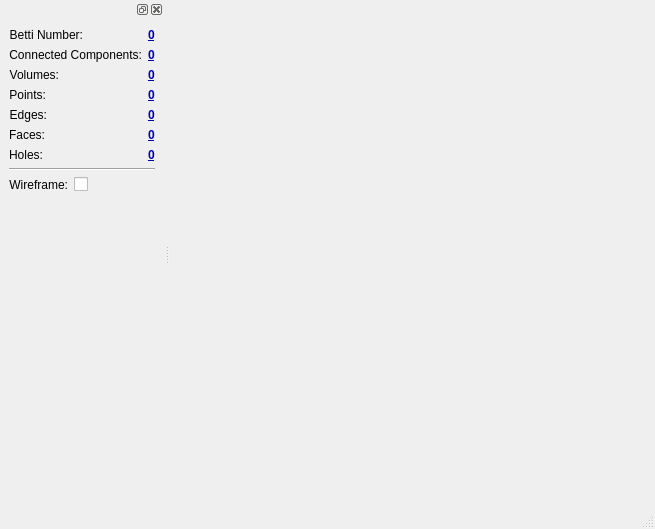
<?xml version="1.0" encoding="UTF-8"?>
<ui version="4.0">
 <class>GeoFracGUI</class>
 <widget class="QMainWindow" name="GeoFracGUI">
  <property name="geometry">
   <rect>
    <x>0</x>
    <y>0</y>
    <width>655</width>
    <height>529</height>
   </rect>
  </property>
  <property name="windowTitle">
   <string>MainWindow</string>
  </property>
  <widget class="QWidget" name="centralwidget">
   <layout class="QVBoxLayout" name="verticalLayout">
    <property name="margin">
     <number>0</number>
    </property>
    <item>
     <widget class="GLWidget" name="widget" native="true">
      <property name="sizePolicy">
       <sizepolicy hsizetype="Expanding" vsizetype="Preferred">
        <horstretch>0</horstretch>
        <verstretch>0</verstretch>
       </sizepolicy>
      </property>
      <property name="focusPolicy">
       <enum>Qt::StrongFocus</enum>
      </property>
     </widget>
    </item>
   </layout>
  </widget>
  <widget class="QMenuBar" name="menubar">
   <property name="geometry">
    <rect>
     <x>0</x>
     <y>0</y>
     <width>655</width>
     <height>22</height>
    </rect>
   </property>
  </widget>
  <widget class="QStatusBar" name="statusbar"/>
  <widget class="QDockWidget" name="dockWidget">
   <attribute name="dockWidgetArea">
    <number>1</number>
   </attribute>
   <widget class="QWidget" name="dockWidgetContents">
    <layout class="QVBoxLayout" name="verticalLayout_2">
     <item>
      <layout class="QFormLayout" name="formLayout">
       <item row="0" column="0">
        <widget class="QLabel" name="label_6">
         <property name="text">
          <string>Betti Number:</string>
         </property>
         <property name="alignment">
          <set>Qt::AlignRight|Qt::AlignTrailing|Qt::AlignVCenter</set>
         </property>
        </widget>
       </item>
       <item row="0" column="1">
        <widget class="QLabel" name="isPlanarLabel_2">
         <property name="palette">
          <palette>
           <active>
            <colorrole role="WindowText">
             <brush brushstyle="SolidPattern">
              <color alpha="255">
               <red>0</red>
               <green>1</green>
               <blue>173</blue>
              </color>
             </brush>
            </colorrole>
            <colorrole role="Text">
             <brush brushstyle="SolidPattern">
              <color alpha="255">
               <red>0</red>
               <green>1</green>
               <blue>173</blue>
              </color>
             </brush>
            </colorrole>
           </active>
           <inactive>
            <colorrole role="WindowText">
             <brush brushstyle="SolidPattern">
              <color alpha="255">
               <red>0</red>
               <green>1</green>
               <blue>173</blue>
              </color>
             </brush>
            </colorrole>
            <colorrole role="Text">
             <brush brushstyle="SolidPattern">
              <color alpha="255">
               <red>0</red>
               <green>1</green>
               <blue>173</blue>
              </color>
             </brush>
            </colorrole>
           </inactive>
           <disabled>
            <colorrole role="WindowText">
             <brush brushstyle="SolidPattern">
              <color alpha="255">
               <red>67</red>
               <green>69</green>
               <blue>69</blue>
              </color>
             </brush>
            </colorrole>
            <colorrole role="Text">
             <brush brushstyle="SolidPattern">
              <color alpha="255">
               <red>67</red>
               <green>69</green>
               <blue>69</blue>
              </color>
             </brush>
            </colorrole>
           </disabled>
          </palette>
         </property>
         <property name="font">
          <font>
           <weight>75</weight>
           <bold>true</bold>
           <underline>true</underline>
          </font>
         </property>
         <property name="frameShape">
          <enum>QFrame::NoFrame</enum>
         </property>
         <property name="frameShadow">
          <enum>QFrame::Plain</enum>
         </property>
         <property name="text">
          <string>0</string>
         </property>
        </widget>
       </item>
       <item row="1" column="0">
        <widget class="QLabel" name="label_7">
         <property name="text">
          <string>Connected Components:</string>
         </property>
         <property name="alignment">
          <set>Qt::AlignRight|Qt::AlignTrailing|Qt::AlignVCenter</set>
         </property>
        </widget>
       </item>
       <item row="1" column="1">
        <widget class="QLabel" name="componentsLabel">
         <property name="palette">
          <palette>
           <active>
            <colorrole role="WindowText">
             <brush brushstyle="SolidPattern">
              <color alpha="255">
               <red>0</red>
               <green>1</green>
               <blue>173</blue>
              </color>
             </brush>
            </colorrole>
            <colorrole role="Text">
             <brush brushstyle="SolidPattern">
              <color alpha="255">
               <red>0</red>
               <green>1</green>
               <blue>173</blue>
              </color>
             </brush>
            </colorrole>
           </active>
           <inactive>
            <colorrole role="WindowText">
             <brush brushstyle="SolidPattern">
              <color alpha="255">
               <red>0</red>
               <green>1</green>
               <blue>173</blue>
              </color>
             </brush>
            </colorrole>
            <colorrole role="Text">
             <brush brushstyle="SolidPattern">
              <color alpha="255">
               <red>0</red>
               <green>1</green>
               <blue>173</blue>
              </color>
             </brush>
            </colorrole>
           </inactive>
           <disabled>
            <colorrole role="WindowText">
             <brush brushstyle="SolidPattern">
              <color alpha="255">
               <red>67</red>
               <green>69</green>
               <blue>69</blue>
              </color>
             </brush>
            </colorrole>
            <colorrole role="Text">
             <brush brushstyle="SolidPattern">
              <color alpha="255">
               <red>67</red>
               <green>69</green>
               <blue>69</blue>
              </color>
             </brush>
            </colorrole>
           </disabled>
          </palette>
         </property>
         <property name="font">
          <font>
           <weight>75</weight>
           <bold>true</bold>
           <underline>true</underline>
          </font>
         </property>
         <property name="frameShape">
          <enum>QFrame::NoFrame</enum>
         </property>
         <property name="frameShadow">
          <enum>QFrame::Plain</enum>
         </property>
         <property name="text">
          <string>0</string>
         </property>
        </widget>
       </item>
       <item row="2" column="0">
        <widget class="QLabel" name="label_8">
         <property name="text">
          <string>Volumes:</string>
         </property>
         <property name="alignment">
          <set>Qt::AlignRight|Qt::AlignTrailing|Qt::AlignVCenter</set>
         </property>
        </widget>
       </item>
       <item row="2" column="1">
        <widget class="QLabel" name="volumesLabel">
         <property name="palette">
          <palette>
           <active>
            <colorrole role="WindowText">
             <brush brushstyle="SolidPattern">
              <color alpha="255">
               <red>0</red>
               <green>1</green>
               <blue>173</blue>
              </color>
             </brush>
            </colorrole>
            <colorrole role="Text">
             <brush brushstyle="SolidPattern">
              <color alpha="255">
               <red>0</red>
               <green>1</green>
               <blue>173</blue>
              </color>
             </brush>
            </colorrole>
           </active>
           <inactive>
            <colorrole role="WindowText">
             <brush brushstyle="SolidPattern">
              <color alpha="255">
               <red>0</red>
               <green>1</green>
               <blue>173</blue>
              </color>
             </brush>
            </colorrole>
            <colorrole role="Text">
             <brush brushstyle="SolidPattern">
              <color alpha="255">
               <red>0</red>
               <green>1</green>
               <blue>173</blue>
              </color>
             </brush>
            </colorrole>
           </inactive>
           <disabled>
            <colorrole role="WindowText">
             <brush brushstyle="SolidPattern">
              <color alpha="255">
               <red>67</red>
               <green>69</green>
               <blue>69</blue>
              </color>
             </brush>
            </colorrole>
            <colorrole role="Text">
             <brush brushstyle="SolidPattern">
              <color alpha="255">
               <red>67</red>
               <green>69</green>
               <blue>69</blue>
              </color>
             </brush>
            </colorrole>
           </disabled>
          </palette>
         </property>
         <property name="font">
          <font>
           <weight>75</weight>
           <bold>true</bold>
           <underline>true</underline>
          </font>
         </property>
         <property name="frameShape">
          <enum>QFrame::NoFrame</enum>
         </property>
         <property name="frameShadow">
          <enum>QFrame::Plain</enum>
         </property>
         <property name="text">
          <string>0</string>
         </property>
        </widget>
       </item>
       <item row="3" column="0">
        <widget class="QLabel" name="label_9">
         <property name="text">
          <string>Points:</string>
         </property>
         <property name="alignment">
          <set>Qt::AlignRight|Qt::AlignTrailing|Qt::AlignVCenter</set>
         </property>
        </widget>
       </item>
       <item row="3" column="1">
        <widget class="QLabel" name="pointsLabel">
         <property name="palette">
          <palette>
           <active>
            <colorrole role="WindowText">
             <brush brushstyle="SolidPattern">
              <color alpha="255">
               <red>0</red>
               <green>1</green>
               <blue>173</blue>
              </color>
             </brush>
            </colorrole>
            <colorrole role="Text">
             <brush brushstyle="SolidPattern">
              <color alpha="255">
               <red>0</red>
               <green>1</green>
               <blue>173</blue>
              </color>
             </brush>
            </colorrole>
           </active>
           <inactive>
            <colorrole role="WindowText">
             <brush brushstyle="SolidPattern">
              <color alpha="255">
               <red>0</red>
               <green>1</green>
               <blue>173</blue>
              </color>
             </brush>
            </colorrole>
            <colorrole role="Text">
             <brush brushstyle="SolidPattern">
              <color alpha="255">
               <red>0</red>
               <green>1</green>
               <blue>173</blue>
              </color>
             </brush>
            </colorrole>
           </inactive>
           <disabled>
            <colorrole role="WindowText">
             <brush brushstyle="SolidPattern">
              <color alpha="255">
               <red>67</red>
               <green>69</green>
               <blue>69</blue>
              </color>
             </brush>
            </colorrole>
            <colorrole role="Text">
             <brush brushstyle="SolidPattern">
              <color alpha="255">
               <red>67</red>
               <green>69</green>
               <blue>69</blue>
              </color>
             </brush>
            </colorrole>
           </disabled>
          </palette>
         </property>
         <property name="font">
          <font>
           <weight>75</weight>
           <bold>true</bold>
           <underline>true</underline>
          </font>
         </property>
         <property name="frameShape">
          <enum>QFrame::NoFrame</enum>
         </property>
         <property name="frameShadow">
          <enum>QFrame::Plain</enum>
         </property>
         <property name="text">
          <string>0</string>
         </property>
        </widget>
       </item>
       <item row="4" column="0">
        <widget class="QLabel" name="label_11">
         <property name="text">
          <string>Edges:</string>
         </property>
         <property name="alignment">
          <set>Qt::AlignRight|Qt::AlignTrailing|Qt::AlignVCenter</set>
         </property>
        </widget>
       </item>
       <item row="4" column="1">
        <widget class="QLabel" name="edgesLabel">
         <property name="palette">
          <palette>
           <active>
            <colorrole role="WindowText">
             <brush brushstyle="SolidPattern">
              <color alpha="255">
               <red>0</red>
               <green>1</green>
               <blue>173</blue>
              </color>
             </brush>
            </colorrole>
            <colorrole role="Text">
             <brush brushstyle="SolidPattern">
              <color alpha="255">
               <red>0</red>
               <green>1</green>
               <blue>173</blue>
              </color>
             </brush>
            </colorrole>
           </active>
           <inactive>
            <colorrole role="WindowText">
             <brush brushstyle="SolidPattern">
              <color alpha="255">
               <red>0</red>
               <green>1</green>
               <blue>173</blue>
              </color>
             </brush>
            </colorrole>
            <colorrole role="Text">
             <brush brushstyle="SolidPattern">
              <color alpha="255">
               <red>0</red>
               <green>1</green>
               <blue>173</blue>
              </color>
             </brush>
            </colorrole>
           </inactive>
           <disabled>
            <colorrole role="WindowText">
             <brush brushstyle="SolidPattern">
              <color alpha="255">
               <red>67</red>
               <green>69</green>
               <blue>69</blue>
              </color>
             </brush>
            </colorrole>
            <colorrole role="Text">
             <brush brushstyle="SolidPattern">
              <color alpha="255">
               <red>67</red>
               <green>69</green>
               <blue>69</blue>
              </color>
             </brush>
            </colorrole>
           </disabled>
          </palette>
         </property>
         <property name="font">
          <font>
           <weight>75</weight>
           <bold>true</bold>
           <underline>true</underline>
          </font>
         </property>
         <property name="frameShape">
          <enum>QFrame::NoFrame</enum>
         </property>
         <property name="frameShadow">
          <enum>QFrame::Plain</enum>
         </property>
         <property name="text">
          <string>0</string>
         </property>
        </widget>
       </item>
       <item row="5" column="0">
        <widget class="QLabel" name="label_12">
         <property name="text">
          <string>Faces:</string>
         </property>
         <property name="alignment">
          <set>Qt::AlignRight|Qt::AlignTrailing|Qt::AlignVCenter</set>
         </property>
        </widget>
       </item>
       <item row="5" column="1">
        <widget class="QLabel" name="facesLabel">
         <property name="palette">
          <palette>
           <active>
            <colorrole role="WindowText">
             <brush brushstyle="SolidPattern">
              <color alpha="255">
               <red>0</red>
               <green>1</green>
               <blue>173</blue>
              </color>
             </brush>
            </colorrole>
            <colorrole role="Text">
             <brush brushstyle="SolidPattern">
              <color alpha="255">
               <red>0</red>
               <green>1</green>
               <blue>173</blue>
              </color>
             </brush>
            </colorrole>
           </active>
           <inactive>
            <colorrole role="WindowText">
             <brush brushstyle="SolidPattern">
              <color alpha="255">
               <red>0</red>
               <green>1</green>
               <blue>173</blue>
              </color>
             </brush>
            </colorrole>
            <colorrole role="Text">
             <brush brushstyle="SolidPattern">
              <color alpha="255">
               <red>0</red>
               <green>1</green>
               <blue>173</blue>
              </color>
             </brush>
            </colorrole>
           </inactive>
           <disabled>
            <colorrole role="WindowText">
             <brush brushstyle="SolidPattern">
              <color alpha="255">
               <red>67</red>
               <green>69</green>
               <blue>69</blue>
              </color>
             </brush>
            </colorrole>
            <colorrole role="Text">
             <brush brushstyle="SolidPattern">
              <color alpha="255">
               <red>67</red>
               <green>69</green>
               <blue>69</blue>
              </color>
             </brush>
            </colorrole>
           </disabled>
          </palette>
         </property>
         <property name="font">
          <font>
           <weight>75</weight>
           <bold>true</bold>
           <underline>true</underline>
          </font>
         </property>
         <property name="frameShape">
          <enum>QFrame::NoFrame</enum>
         </property>
         <property name="frameShadow">
          <enum>QFrame::Plain</enum>
         </property>
         <property name="text">
          <string>0</string>
         </property>
        </widget>
       </item>
       <item row="6" column="0">
        <widget class="QLabel" name="label_13">
         <property name="text">
          <string>Holes:</string>
         </property>
         <property name="alignment">
          <set>Qt::AlignRight|Qt::AlignTrailing|Qt::AlignVCenter</set>
         </property>
        </widget>
       </item>
       <item row="6" column="1">
        <widget class="QLabel" name="holesLabel">
         <property name="palette">
          <palette>
           <active>
            <colorrole role="WindowText">
             <brush brushstyle="SolidPattern">
              <color alpha="255">
               <red>0</red>
               <green>1</green>
               <blue>173</blue>
              </color>
             </brush>
            </colorrole>
            <colorrole role="Text">
             <brush brushstyle="SolidPattern">
              <color alpha="255">
               <red>0</red>
               <green>1</green>
               <blue>173</blue>
              </color>
             </brush>
            </colorrole>
           </active>
           <inactive>
            <colorrole role="WindowText">
             <brush brushstyle="SolidPattern">
              <color alpha="255">
               <red>0</red>
               <green>1</green>
               <blue>173</blue>
              </color>
             </brush>
            </colorrole>
            <colorrole role="Text">
             <brush brushstyle="SolidPattern">
              <color alpha="255">
               <red>0</red>
               <green>1</green>
               <blue>173</blue>
              </color>
             </brush>
            </colorrole>
           </inactive>
           <disabled>
            <colorrole role="WindowText">
             <brush brushstyle="SolidPattern">
              <color alpha="255">
               <red>67</red>
               <green>69</green>
               <blue>69</blue>
              </color>
             </brush>
            </colorrole>
            <colorrole role="Text">
             <brush brushstyle="SolidPattern">
              <color alpha="255">
               <red>67</red>
               <green>69</green>
               <blue>69</blue>
              </color>
             </brush>
            </colorrole>
           </disabled>
          </palette>
         </property>
         <property name="font">
          <font>
           <weight>75</weight>
           <bold>true</bold>
           <underline>true</underline>
          </font>
         </property>
         <property name="frameShape">
          <enum>QFrame::NoFrame</enum>
         </property>
         <property name="frameShadow">
          <enum>QFrame::Plain</enum>
         </property>
         <property name="text">
          <string>0</string>
         </property>
        </widget>
       </item>
      </layout>
     </item>
     <item>
      <widget class="Line" name="line">
       <property name="orientation">
        <enum>Qt::Horizontal</enum>
       </property>
      </widget>
     </item>
     <item>
      <layout class="QFormLayout" name="formLayout_2">
       <property name="fieldGrowthPolicy">
        <enum>QFormLayout::FieldsStayAtSizeHint</enum>
       </property>
       <item row="0" column="0">
        <widget class="QLabel" name="label_10">
         <property name="text">
          <string>Wireframe:</string>
         </property>
         <property name="alignment">
          <set>Qt::AlignRight|Qt::AlignTrailing|Qt::AlignVCenter</set>
         </property>
        </widget>
       </item>
       <item row="0" column="1">
        <widget class="QCheckBox" name="checkBox">
         <property name="text">
          <string/>
         </property>
        </widget>
       </item>
      </layout>
     </item>
     <item>
      <spacer name="verticalSpacer">
       <property name="orientation">
        <enum>Qt::Vertical</enum>
       </property>
       <property name="sizeHint" stdset="0">
        <size>
         <width>20</width>
         <height>284</height>
        </size>
       </property>
      </spacer>
     </item>
    </layout>
   </widget>
  </widget>
 </widget>
 <customwidgets>
  <customwidget>
   <class>GLWidget</class>
   <extends>QWidget</extends>
   <header location="global">glwidget.h</header>
   <container>1</container>
   <slots>
    <signal>zoomValueChanged(int)</signal>
    <signal>componentsChanged(QString)</signal>
    <signal>volumesChanged(QString)</signal>
    <signal>pointsChanged(QString)</signal>
    <signal>edgesChanged(QString)</signal>
    <signal>facesChanged(QString)</signal>
    <signal>holesChanged(QString)</signal>
    <signal>bettiNumberChanged(QString)</signal>
    <slot>setWireframe(bool)</slot>
   </slots>
  </customwidget>
 </customwidgets>
 <resources/>
 <connections>
  <connection>
   <sender>checkBox</sender>
   <signal>toggled(bool)</signal>
   <receiver>widget</receiver>
   <slot>setWireframe(bool)</slot>
   <hints>
    <hint type="sourcelabel">
     <x>155</x>
     <y>269</y>
    </hint>
    <hint type="destinationlabel">
     <x>284</x>
     <y>186</y>
    </hint>
   </hints>
  </connection>
  <connection>
   <sender>widget</sender>
   <signal>componentsChanged(QString)</signal>
   <receiver>componentsLabel</receiver>
   <slot>setText(QString)</slot>
   <hints>
    <hint type="sourcelabel">
     <x>226</x>
     <y>95</y>
    </hint>
    <hint type="destinationlabel">
     <x>182</x>
     <y>94</y>
    </hint>
   </hints>
  </connection>
  <connection>
   <sender>widget</sender>
   <signal>volumesChanged(QString)</signal>
   <receiver>volumesLabel</receiver>
   <slot>setText(QString)</slot>
   <hints>
    <hint type="sourcelabel">
     <x>238</x>
     <y>116</y>
    </hint>
    <hint type="destinationlabel">
     <x>182</x>
     <y>119</y>
    </hint>
   </hints>
  </connection>
  <connection>
   <sender>widget</sender>
   <signal>pointsChanged(QString)</signal>
   <receiver>pointsLabel</receiver>
   <slot>setText(QString)</slot>
   <hints>
    <hint type="sourcelabel">
     <x>242</x>
     <y>145</y>
    </hint>
    <hint type="destinationlabel">
     <x>182</x>
     <y>145</y>
    </hint>
   </hints>
  </connection>
  <connection>
   <sender>widget</sender>
   <signal>edgesChanged(QString)</signal>
   <receiver>edgesLabel</receiver>
   <slot>setText(QString)</slot>
   <hints>
    <hint type="sourcelabel">
     <x>262</x>
     <y>164</y>
    </hint>
    <hint type="destinationlabel">
     <x>182</x>
     <y>168</y>
    </hint>
   </hints>
  </connection>
  <connection>
   <sender>widget</sender>
   <signal>facesChanged(QString)</signal>
   <receiver>facesLabel</receiver>
   <slot>setText(QString)</slot>
   <hints>
    <hint type="sourcelabel">
     <x>222</x>
     <y>213</y>
    </hint>
    <hint type="destinationlabel">
     <x>185</x>
     <y>195</y>
    </hint>
   </hints>
  </connection>
  <connection>
   <sender>widget</sender>
   <signal>holesChanged(QString)</signal>
   <receiver>holesLabel</receiver>
   <slot>setText(QString)</slot>
   <hints>
    <hint type="sourcelabel">
     <x>264</x>
     <y>248</y>
    </hint>
    <hint type="destinationlabel">
     <x>182</x>
     <y>222</y>
    </hint>
   </hints>
  </connection>
  <connection>
   <sender>widget</sender>
   <signal>bettiNumberChanged(QString)</signal>
   <receiver>isPlanarLabel_2</receiver>
   <slot>setText(QString)</slot>
   <hints>
    <hint type="sourcelabel">
     <x>225</x>
     <y>64</y>
    </hint>
    <hint type="destinationlabel">
     <x>185</x>
     <y>69</y>
    </hint>
   </hints>
  </connection>
 </connections>
</ui>
